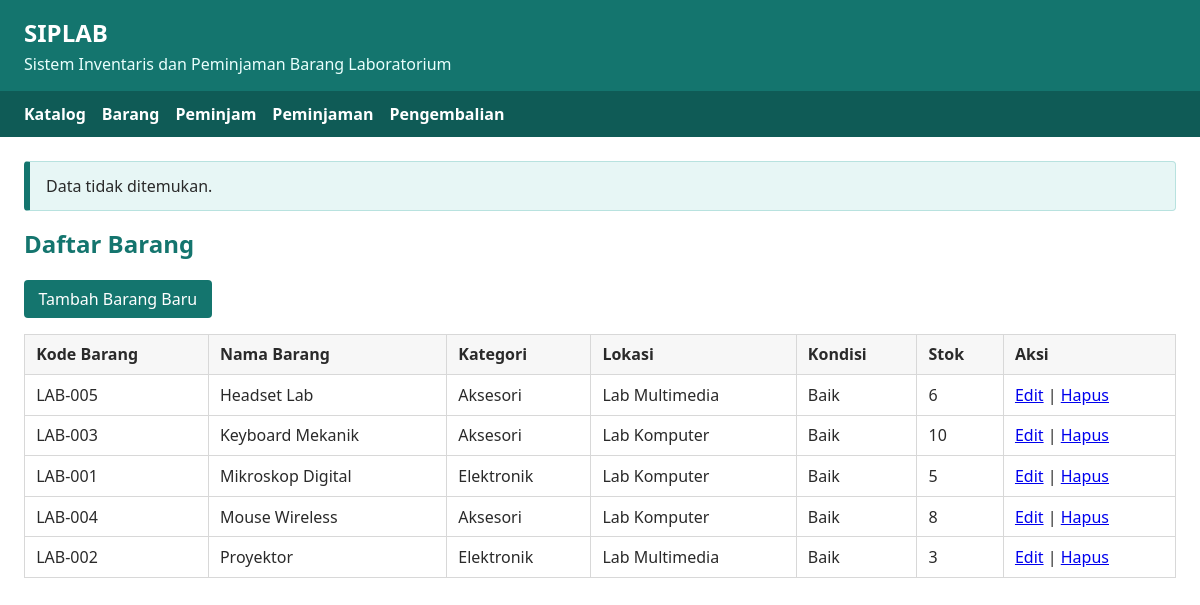
/items/list.php?msg=not_found, run on the app's committed database.
### tables this page shows
CREATE TABLE IF NOT EXISTS items (
    ItemCode VARCHAR(20) PRIMARY KEY,
    Name VARCHAR(255) NOT NULL,
    Category VARCHAR(100),
    Location VARCHAR(100),
    ItemCondition VARCHAR(50),
    Quantity INT NOT NULL DEFAULT 0,
    CHECK (Quantity >= 0)
);

### src/items/list.php (the view, shortened to what this page needs)
<?php
require_once __DIR__ . '/../config/db.php';
require_once __DIR__ . '/../layout.php';
$items = $pdo->query(
    'SELECT ItemCode, Name, Category, Location, ItemCondition, Quantity
     FROM items
     ORDER BY Name'
)->fetchAll();
?>
<h2>Daftar Barang</h2>
<p>
    <a class="button" href="create.php">Tambah Barang Baru</a>
</p>
<table>
    <thead>
        <tr>
            <th>Kode Barang</th>
            <th>Nama Barang</th>
            <th>Kategori</th>
            <th>Lokasi</th>
            <th>Kondisi</th>
            <th>Stok</th>
            <th>Aksi</th>
        </tr>
    </thead>
    <tbody>
        <?php foreach ($items as $item): ?>
            <tr>
                <td><?= e($item['ItemCode']) ?></td>
                <td><?= e($item['Name']) ?></td>
                <td><?= e($item['Category'] ?? '-') ?></td>
                <td><?= e($item['Location'] ?? '-') ?></td>
                <td><?= e($item['ItemCondition'] ?? '-') ?></td>
                <td><?= (int) $item['Quantity'] ?></td>
                <td>
                    <a href="edit.php?code=<?= urlencode($item['ItemCode']) ?>">Edit</a>
                    |
                    <a
                        href="delete.php?code=<?= urlencode($item['ItemCode']) ?>"
                        onclick="return confirm('Hapus barang <?= e($item['ItemCode']) ?>?')"
                    >
                        Hapus
                    </a>
                </td>
            </tr>
        <?php endforeach; ?>
    </tbody>
</table>

### src/layout.php (style rules this page uses)
:root { --primary: #14756e; --danger: #b03030; --border: #d8d8d8; --bg-soft: #f7f7f7; }
body { font-family: system-ui, sans-serif; margin: 0; color: #2a2a2a; background: #fff; }
h2 { margin-top: 0; color: var(--primary); }
table { width: 100%; border-collapse: collapse; margin-top: 1rem; }
th, td { border: 1px solid var(--border); padding: 0.55rem 0.7rem; text-align: left; vertical-align: top; }
th { background: var(--bg-soft); }
.button, button { display: inline-block; background: var(--primary); color: #fff; border: 0; border-radius: 4px; padding: 0.5rem 0.9rem; text-decoration: none; cursor: pointer; }

### data on the page
items: ItemCode "LAB-005", Name "Headset Lab", Category "Aksesori", Location "Lab Multimedia", ItemCondition "Baik", Quantity "6"
items: ItemCode "LAB-003", Name "Keyboard Mekanik", Category "Aksesori", Location "Lab Komputer", ItemCondition "Baik", Quantity "10"
items: ItemCode "LAB-001", Name "Mikroskop Digital", Category "Elektronik", Location "Lab Komputer", ItemCondition "Baik", Quantity "5"
items: ItemCode "LAB-004", Name "Mouse Wireless", Category "Aksesori", Location "Lab Komputer", ItemCondition "Baik", Quantity "8"
items: ItemCode "LAB-002", Name "Proyektor", Category "Elektronik", Location "Lab Multimedia", ItemCondition "Baik", Quantity "3"

### other printed values
$message "Data tidak ditemukan."
